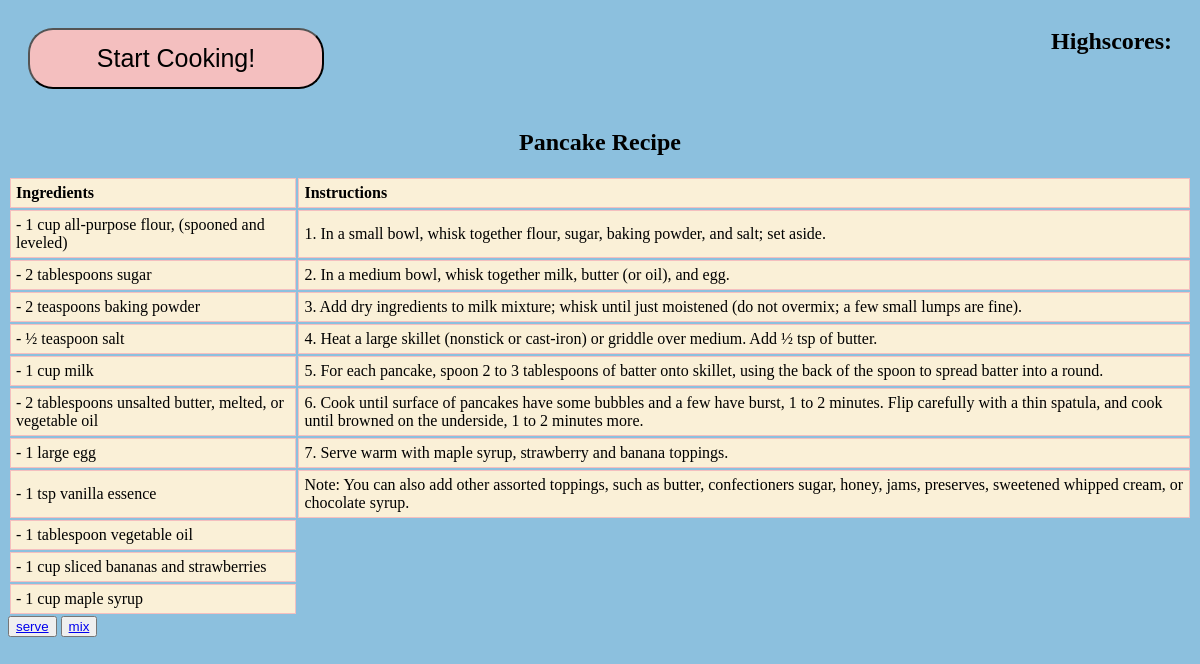
Before: /pancakes/home with the older database file.
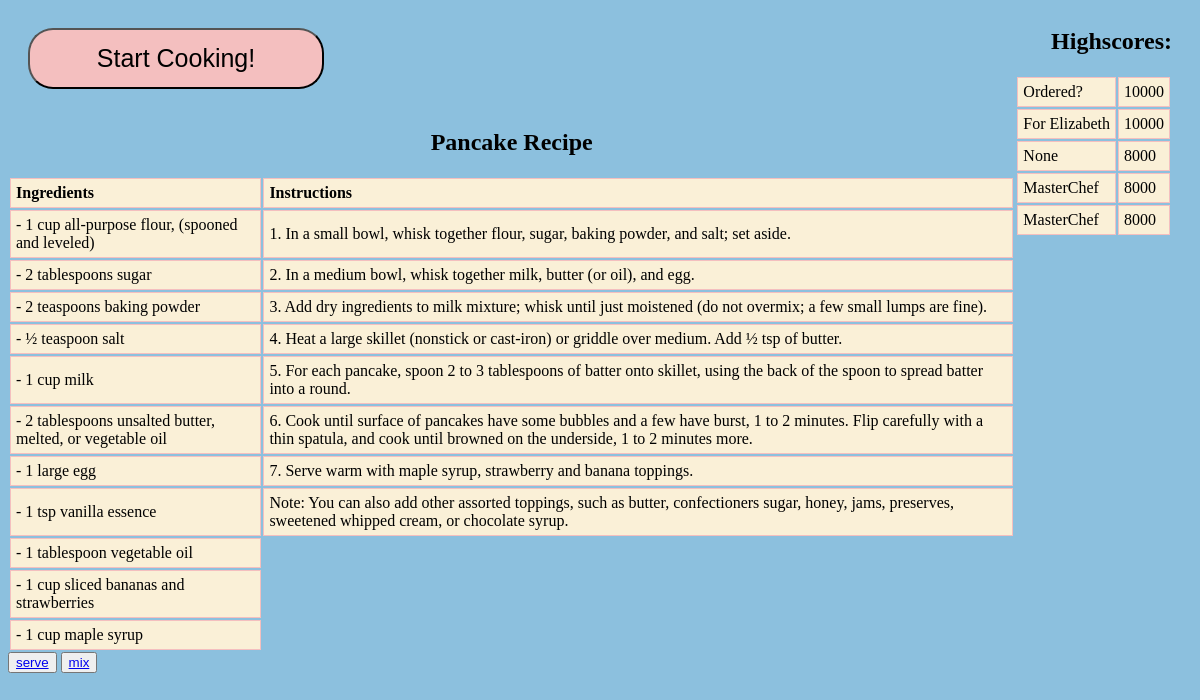
After: the same page with the newer database file.
### tables this page shows
CREATE TABLE "Highscores_pancakes" (
	"Name" VARCHAR(20), 
	"Score" INTEGER
);

### app.py (the view)
@app.route("/pancakes/home")
def pancakes_home():
    with engine.connect() as connection:
        query = db.select(score_table_pancakes).order_by(score_table_pancakes.c.Score.desc()).limit(5)
        print("Q: ", query)
        query_result = connection.execute(query)
        rows = query_result.fetchall()
        print("ROWS: ", rows)
    return render_template("pancakes/home.html", rows = rows)

### templates/pancakes/home.html
{% extends "layout.html" %}
{% block content %}
  <h2 align="center">Pancake Recipe</h2>
  <table align="center">
    <tr>
      <td><strong>Ingredients</strong></td>
      <td><strong>Instructions</strong></td>
    </tr>
    <tr>
      <td> - 1 cup all-purpose flour, (spooned and leveled)</td>
      <td>1. In a small bowl, whisk together flour, sugar, baking powder, and salt; set aside.</td>
    </tr>
    <tr>
      <td> - 2 tablespoons sugar</td>
      <td>2. In a medium bowl, whisk together milk, butter (or oil), and egg.</td>
    </tr>
    <tr>
      <td> - 2 teaspoons baking powder</td>
      <td>3. Add dry ingredients to milk mixture; whisk until just moistened (do not overmix; a few small lumps are fine).</td>
    </tr>
    <tr>
      <td> - ½ teaspoon salt</td>
      <td>4. Heat a large skillet (nonstick or cast-iron) or griddle over medium. Add ½ tsp of butter.</td>
    </tr>
    <tr>
      <td> - 1 cup milk</td>
      <td>5. For each pancake, spoon 2 to 3 tablespoons of batter onto skillet, using the back of the spoon to spread batter into a round.</td>
    </tr>
    <tr>
      <td> - 2 tablespoons unsalted butter, melted, or vegetable oil</td>
      <td>6. Cook until surface of pancakes have some bubbles and a few have burst, 1 to 2 minutes. Flip carefully with a thin spatula, and cook until browned on the underside, 1 to 2 minutes more.</td>
    </tr>
    <tr>
      <td> - 1 large egg</td>
      <td>7. Serve warm with maple syrup, strawberry and banana toppings.</td>
    </tr>
    <tr>
      <td> - 1 tsp vanilla essence</td>
      <td>Note: You can also add other assorted toppings, such as butter, confectioners sugar, honey, jams, preserves, sweetened whipped cream, or chocolate syrup.</td>
    </tr>
    <tr>
      <td> - 1 tablespoon vegetable oil</td>
    </tr>
    <tr>
      <td> - 1 cup sliced bananas and strawberries</td>
    </tr>
    <tr>
      <td> - 1 cup maple syrup</td>
    </tr>
  </table>
  <button>
<a href = "serve"> serve </a>
    </button>
    <button>
  <a href = "mix"> mix </a>
      </button>
{% endblock content %}

### templates/layout.html (shortened to what this page needs)
<!DOCTYPE html>
<html>
<head>
</head>
<body>
<body>
    <a href="/stack">
        <button class="block">
            Start Cooking!
        </button>
    </a>
  <div class="highscores">
    <h2 align="right"> Highscores: </h2>
    <table>
 		{% for i in rows %}
          <tr>
              <td> {{i[0]}} </td>
              <td> {{i[1]}} </td>
          </tr>
          {% endfor %}
        </table>
  </div>
    {% block content %}{% endblock %}
</body>
</html>

### templates/layout.html (style rules this page uses)
body { background-color: #8CC0DE; }
td { border: 1px solid #F4BFBF; padding: 5px; }
tr { background-color: #FAF0D7; color: black; }
.block { width: 25%; border-radius: 25px; background-color: #F4BFBF; margin: 20px; padding: 14px 28px; font-size: 25px; cursor: pointer; text-align: center; }
.highscores { float: right; margin-right: 20px; }

Changed rows visible on the page:
added Highscores_pancakes: Name "Ordered?", Score "10000"
added Highscores_pancakes: Name "For Elizabeth", Score "10000"
added Highscores_pancakes: i "None", Score "8000"
added Highscores_pancakes: Name "MasterChef", Score "8000"
added Highscores_pancakes: Name "MasterChef", Score "8000"
